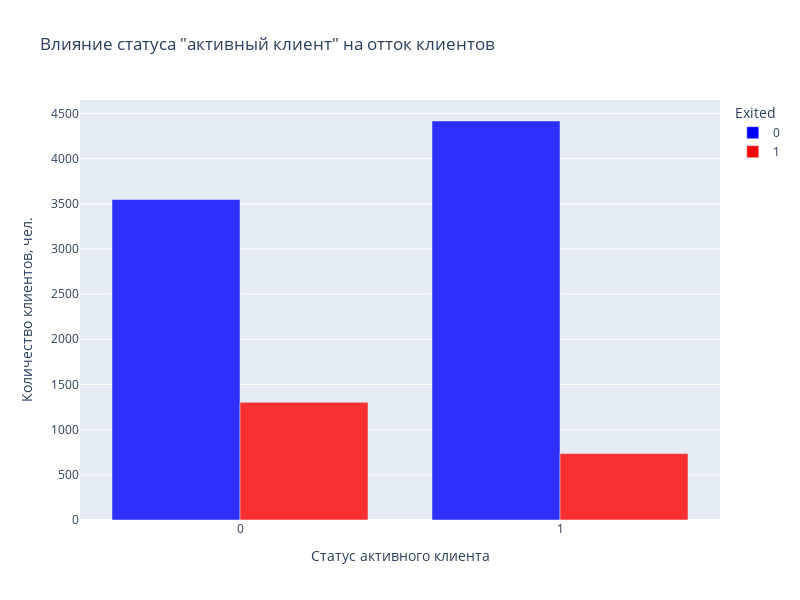

This figure's notebook cell:
### Markdown cell above
*Вывод:\
из графика следует, что для большинства ушедших клиентов характерно наличие одного банковского продукта в рассматриваемом кредитном учреждении, тогда как у лояльных клиентов их, как правило, два и (немного реже) один. Тремя и четырьями продуктами  пользовались (за редким исключением) исключительно ушедшие клиенты.*

### Code cell
#9.8. Как влияет наличие статуса активного клиента на отток клиентов? 
# Постройте диаграмму, иллюстрирующую это. Что бы вы предложили банку, чтобы уменьшить отток клиентов среди неактивных?

#Создание сводной таблицы
grouped = bank_df.pivot_table(index='IsActiveMember',
                                     columns='Exited',
                                     values='CustomerId',
                                     aggfunc='count',
                                     fill_value = 0
                                     )

#Построение столбчатой диаграммы
fig = px.bar(grouped,
             barmode='group', #расположение значение рядом друг с другом
             title='Влияние статуса "активный клиент" на отток клиентов',
             color_discrete_sequence=['blue', 'red'],
             opacity = 0.8,
             height=600,
             width=800
            )

#Настройка осей
fig.update_layout(xaxis_title='Статус активного клиента', yaxis_title='Количество клиентов, чел.')
fig.show()

### Figure 1 — Plotly figure (JSON) as saved in the notebook; plotly's stock layout.template omitted (floating-point values rounded to 4 significant figures)
{"data": [{"alignmentgroup": "True", "hovertemplate": "Exited=0<br>IsActiveMember=%{x}<br>value=%{y}<extra></extra>", "legendgroup": "0", "marker": {"color": "blue", "opacity": 0.8, "pattern": {"shape": ""}}, "name": "0", "offsetgroup": "0", "orientation": "v", "showlegend": true, "textposition": "auto", "type": "bar", "x": [0, 1], "xaxis": "x", "y": [3547, 4416], "yaxis": "y"}, {"alignmentgroup": "True", "hovertemplate": "Exited=1<br>IsActiveMember=%{x}<br>value=%{y}<extra></extra>", "legendgroup": "1", "marker": {"color": "red", "opacity": 0.8, "pattern": {"shape": ""}}, "name": "1", "offsetgroup": "1", "orientation": "v", "showlegend": true, "textposition": "auto", "type": "bar", "x": [0, 1], "xaxis": "x", "y": [1302, 735], "yaxis": "y"}], "layout": {"barmode": "group", "height": 600, "legend": {"title": {"text": "Exited"}, "tracegroupgap": 0}, "title": {"text": "Влияние статуса \"активный клиент\" на отток клиентов"}, "width": 800, "xaxis": {"anchor": "y", "domain": [0, 1], "title": {"text": "Статус активного клиента"}}, "yaxis": {"anchor": "x", "domain": [0, 1], "title": {"text": "Количество клиентов, чел."}}}}
